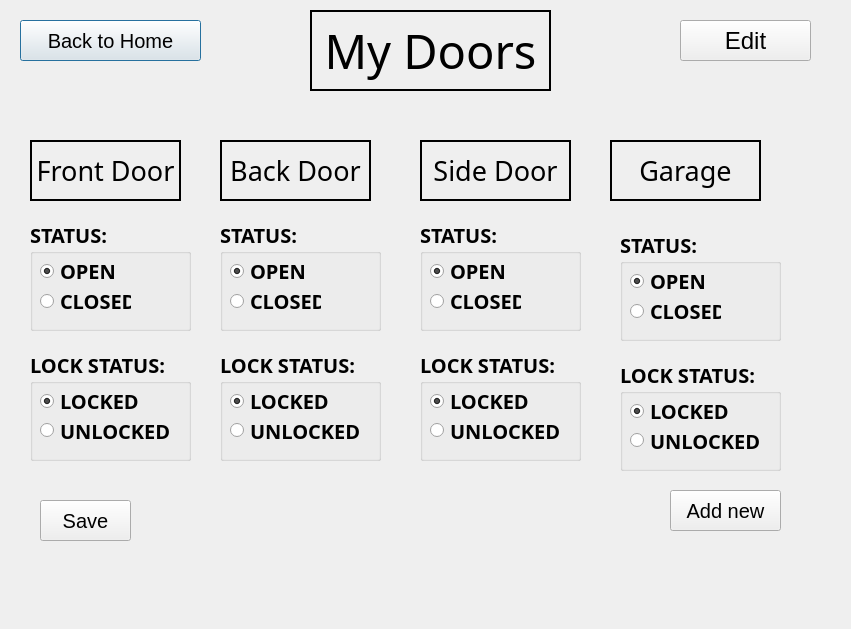
<?xml version="1.0" encoding="UTF-8"?>
<ui version="4.0">
 <class>DoorDialog</class>
 <widget class="QDialog" name="DoorDialog">
  <property name="geometry">
   <rect>
    <x>0</x>
    <y>0</y>
    <width>851</width>
    <height>629</height>
   </rect>
  </property>
  <property name="windowTitle">
   <string>Dialog</string>
  </property>
  <widget class="QLabel" name="label">
   <property name="geometry">
    <rect>
     <x>310</x>
     <y>10</y>
     <width>241</width>
     <height>81</height>
    </rect>
   </property>
   <property name="font">
    <font>
     <family>Perpetua</family>
     <pointsize>35</pointsize>
    </font>
   </property>
   <property name="frameShape">
    <enum>QFrame::WinPanel</enum>
   </property>
   <property name="text">
    <string>My Doors</string>
   </property>
   <property name="alignment">
    <set>Qt::AlignCenter</set>
   </property>
  </widget>
  <widget class="QLabel" name="label_2">
   <property name="geometry">
    <rect>
     <x>30</x>
     <y>140</y>
     <width>151</width>
     <height>61</height>
    </rect>
   </property>
   <property name="font">
    <font>
     <family>Perpetua</family>
     <pointsize>20</pointsize>
    </font>
   </property>
   <property name="frameShape">
    <enum>QFrame::WinPanel</enum>
   </property>
   <property name="text">
    <string>Front Door</string>
   </property>
   <property name="alignment">
    <set>Qt::AlignCenter</set>
   </property>
  </widget>
  <widget class="QPushButton" name="pushButton_BackHome">
   <property name="geometry">
    <rect>
     <x>20</x>
     <y>20</y>
     <width>181</width>
     <height>41</height>
    </rect>
   </property>
   <property name="font">
    <font>
     <pointsize>15</pointsize>
    </font>
   </property>
   <property name="text">
    <string>Back to Home</string>
   </property>
  </widget>
  <widget class="QGroupBox" name="groupBox_3">
   <property name="geometry">
    <rect>
     <x>30</x>
     <y>220</y>
     <width>161</width>
     <height>111</height>
    </rect>
   </property>
   <property name="font">
    <font>
     <family>Perpetua</family>
     <pointsize>15</pointsize>
     <bold>true</bold>
    </font>
   </property>
   <property name="title">
    <string>STATUS:</string>
   </property>
   <widget class="QRadioButton" name="FrontD_OPEN">
    <property name="geometry">
     <rect>
      <x>10</x>
      <y>40</y>
      <width>91</width>
      <height>22</height>
     </rect>
    </property>
    <property name="text">
     <string>OPEN</string>
    </property>
    <property name="checked">
     <bool>true</bool>
    </property>
   </widget>
   <widget class="QRadioButton" name="FrontD_CLOSED">
    <property name="geometry">
     <rect>
      <x>10</x>
      <y>70</y>
      <width>91</width>
      <height>22</height>
     </rect>
    </property>
    <property name="text">
     <string>CLOSED</string>
    </property>
   </widget>
  </widget>
  <widget class="QGroupBox" name="groupBox_4">
   <property name="geometry">
    <rect>
     <x>30</x>
     <y>350</y>
     <width>161</width>
     <height>111</height>
    </rect>
   </property>
   <property name="font">
    <font>
     <family>Perpetua</family>
     <pointsize>15</pointsize>
     <bold>true</bold>
    </font>
   </property>
   <property name="title">
    <string>LOCK STATUS:</string>
   </property>
   <widget class="QRadioButton" name="radioButton_LockFrontDoor">
    <property name="geometry">
     <rect>
      <x>10</x>
      <y>40</y>
      <width>101</width>
      <height>22</height>
     </rect>
    </property>
    <property name="text">
     <string>LOCKED</string>
    </property>
    <property name="checked">
     <bool>true</bool>
    </property>
   </widget>
   <widget class="QRadioButton" name="radioButton_UnlockFrontDoor">
    <property name="geometry">
     <rect>
      <x>10</x>
      <y>70</y>
      <width>141</width>
      <height>21</height>
     </rect>
    </property>
    <property name="text">
     <string>UNLOCKED</string>
    </property>
   </widget>
  </widget>
  <widget class="QLabel" name="label_3">
   <property name="geometry">
    <rect>
     <x>220</x>
     <y>140</y>
     <width>151</width>
     <height>61</height>
    </rect>
   </property>
   <property name="font">
    <font>
     <family>Perpetua</family>
     <pointsize>20</pointsize>
    </font>
   </property>
   <property name="frameShape">
    <enum>QFrame::WinPanel</enum>
   </property>
   <property name="text">
    <string>Back Door</string>
   </property>
   <property name="alignment">
    <set>Qt::AlignCenter</set>
   </property>
  </widget>
  <widget class="QGroupBox" name="groupBox_5">
   <property name="geometry">
    <rect>
     <x>220</x>
     <y>220</y>
     <width>161</width>
     <height>111</height>
    </rect>
   </property>
   <property name="font">
    <font>
     <family>Perpetua</family>
     <pointsize>15</pointsize>
     <bold>true</bold>
    </font>
   </property>
   <property name="title">
    <string>STATUS:</string>
   </property>
   <widget class="QRadioButton" name="BackD_Open">
    <property name="geometry">
     <rect>
      <x>10</x>
      <y>40</y>
      <width>91</width>
      <height>22</height>
     </rect>
    </property>
    <property name="text">
     <string>OPEN</string>
    </property>
    <property name="checked">
     <bool>true</bool>
    </property>
   </widget>
   <widget class="QRadioButton" name="BackD_Closed">
    <property name="geometry">
     <rect>
      <x>10</x>
      <y>70</y>
      <width>91</width>
      <height>22</height>
     </rect>
    </property>
    <property name="text">
     <string>CLOSED</string>
    </property>
   </widget>
  </widget>
  <widget class="QGroupBox" name="groupBox_6">
   <property name="geometry">
    <rect>
     <x>220</x>
     <y>350</y>
     <width>161</width>
     <height>111</height>
    </rect>
   </property>
   <property name="font">
    <font>
     <family>Perpetua</family>
     <pointsize>15</pointsize>
     <bold>true</bold>
    </font>
   </property>
   <property name="title">
    <string>LOCK STATUS:</string>
   </property>
   <widget class="QRadioButton" name="radioButton_LockBackDoor">
    <property name="geometry">
     <rect>
      <x>10</x>
      <y>40</y>
      <width>121</width>
      <height>22</height>
     </rect>
    </property>
    <property name="text">
     <string>LOCKED</string>
    </property>
    <property name="checked">
     <bool>true</bool>
    </property>
   </widget>
   <widget class="QRadioButton" name="radioButton_UnlockBackDoor">
    <property name="geometry">
     <rect>
      <x>10</x>
      <y>70</y>
      <width>141</width>
      <height>21</height>
     </rect>
    </property>
    <property name="text">
     <string>UNLOCKED</string>
    </property>
   </widget>
  </widget>
  <widget class="QGroupBox" name="groupBox_7">
   <property name="geometry">
    <rect>
     <x>420</x>
     <y>220</y>
     <width>161</width>
     <height>111</height>
    </rect>
   </property>
   <property name="font">
    <font>
     <family>Perpetua</family>
     <pointsize>15</pointsize>
     <bold>true</bold>
    </font>
   </property>
   <property name="title">
    <string>STATUS:</string>
   </property>
   <widget class="QRadioButton" name="SideD_Open">
    <property name="geometry">
     <rect>
      <x>10</x>
      <y>40</y>
      <width>91</width>
      <height>22</height>
     </rect>
    </property>
    <property name="text">
     <string>OPEN</string>
    </property>
    <property name="checked">
     <bool>true</bool>
    </property>
   </widget>
   <widget class="QRadioButton" name="SideD_Close">
    <property name="geometry">
     <rect>
      <x>10</x>
      <y>70</y>
      <width>91</width>
      <height>22</height>
     </rect>
    </property>
    <property name="text">
     <string>CLOSED</string>
    </property>
   </widget>
  </widget>
  <widget class="QLabel" name="label_4">
   <property name="geometry">
    <rect>
     <x>420</x>
     <y>140</y>
     <width>151</width>
     <height>61</height>
    </rect>
   </property>
   <property name="font">
    <font>
     <family>Perpetua</family>
     <pointsize>20</pointsize>
    </font>
   </property>
   <property name="frameShape">
    <enum>QFrame::WinPanel</enum>
   </property>
   <property name="text">
    <string>Side Door</string>
   </property>
   <property name="alignment">
    <set>Qt::AlignCenter</set>
   </property>
  </widget>
  <widget class="QGroupBox" name="groupBox_8">
   <property name="geometry">
    <rect>
     <x>420</x>
     <y>350</y>
     <width>161</width>
     <height>111</height>
    </rect>
   </property>
   <property name="font">
    <font>
     <family>Perpetua</family>
     <pointsize>15</pointsize>
     <bold>true</bold>
    </font>
   </property>
   <property name="title">
    <string>LOCK STATUS:</string>
   </property>
   <widget class="QRadioButton" name="radioButton_LockSideDoor">
    <property name="geometry">
     <rect>
      <x>10</x>
      <y>40</y>
      <width>111</width>
      <height>22</height>
     </rect>
    </property>
    <property name="text">
     <string>LOCKED</string>
    </property>
    <property name="checked">
     <bool>true</bool>
    </property>
   </widget>
   <widget class="QRadioButton" name="radioButton_UnlockSideDoor">
    <property name="geometry">
     <rect>
      <x>10</x>
      <y>70</y>
      <width>141</width>
      <height>21</height>
     </rect>
    </property>
    <property name="text">
     <string>UNLOCKED</string>
    </property>
   </widget>
  </widget>
  <widget class="QGroupBox" name="groupBox_9">
   <property name="geometry">
    <rect>
     <x>620</x>
     <y>230</y>
     <width>161</width>
     <height>111</height>
    </rect>
   </property>
   <property name="font">
    <font>
     <family>Perpetua</family>
     <pointsize>15</pointsize>
     <bold>true</bold>
    </font>
   </property>
   <property name="title">
    <string>STATUS:</string>
   </property>
   <widget class="QRadioButton" name="GarD_Open">
    <property name="geometry">
     <rect>
      <x>10</x>
      <y>40</y>
      <width>91</width>
      <height>22</height>
     </rect>
    </property>
    <property name="text">
     <string>OPEN</string>
    </property>
    <property name="checked">
     <bool>true</bool>
    </property>
   </widget>
   <widget class="QRadioButton" name="GarD_Close">
    <property name="geometry">
     <rect>
      <x>10</x>
      <y>70</y>
      <width>91</width>
      <height>22</height>
     </rect>
    </property>
    <property name="text">
     <string>CLOSED</string>
    </property>
   </widget>
  </widget>
  <widget class="QGroupBox" name="groupBox_10">
   <property name="geometry">
    <rect>
     <x>620</x>
     <y>360</y>
     <width>161</width>
     <height>111</height>
    </rect>
   </property>
   <property name="font">
    <font>
     <family>Perpetua</family>
     <pointsize>15</pointsize>
     <bold>true</bold>
    </font>
   </property>
   <property name="title">
    <string>LOCK STATUS:</string>
   </property>
   <widget class="QRadioButton" name="radioButton_LockGarage">
    <property name="geometry">
     <rect>
      <x>10</x>
      <y>40</y>
      <width>111</width>
      <height>22</height>
     </rect>
    </property>
    <property name="text">
     <string>LOCKED</string>
    </property>
    <property name="checked">
     <bool>true</bool>
    </property>
   </widget>
   <widget class="QRadioButton" name="radioButton_UnlockGarage">
    <property name="geometry">
     <rect>
      <x>10</x>
      <y>70</y>
      <width>141</width>
      <height>21</height>
     </rect>
    </property>
    <property name="text">
     <string>UNLOCKED</string>
    </property>
   </widget>
  </widget>
  <widget class="QLabel" name="label_5">
   <property name="geometry">
    <rect>
     <x>610</x>
     <y>140</y>
     <width>151</width>
     <height>61</height>
    </rect>
   </property>
   <property name="font">
    <font>
     <family>Perpetua</family>
     <pointsize>20</pointsize>
    </font>
   </property>
   <property name="frameShape">
    <enum>QFrame::WinPanel</enum>
   </property>
   <property name="text">
    <string>Garage</string>
   </property>
   <property name="alignment">
    <set>Qt::AlignCenter</set>
   </property>
  </widget>
  <widget class="QPushButton" name="pushButton">
   <property name="geometry">
    <rect>
     <x>670</x>
     <y>490</y>
     <width>111</width>
     <height>41</height>
    </rect>
   </property>
   <property name="font">
    <font>
     <pointsize>15</pointsize>
    </font>
   </property>
   <property name="text">
    <string>Add new</string>
   </property>
  </widget>
  <widget class="QPushButton" name="pushButton_Save">
   <property name="geometry">
    <rect>
     <x>40</x>
     <y>500</y>
     <width>91</width>
     <height>41</height>
    </rect>
   </property>
   <property name="font">
    <font>
     <pointsize>15</pointsize>
    </font>
   </property>
   <property name="text">
    <string>Save</string>
   </property>
  </widget>
  <widget class="QPushButton" name="Edit">
   <property name="geometry">
    <rect>
     <x>680</x>
     <y>20</y>
     <width>131</width>
     <height>41</height>
    </rect>
   </property>
   <property name="font">
    <font>
     <pointsize>18</pointsize>
    </font>
   </property>
   <property name="text">
    <string>Edit</string>
   </property>
  </widget>
 </widget>
 <resources/>
 <connections/>
</ui>
